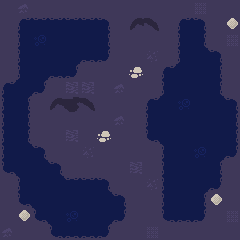

Tiled map render using the project's own tile images. Description and the whole map definition, tile-layer contents included, below:
An orthogonal 15x15 tile map with 16x16 px tiles, 4 tile layers (floor, wall, roof, units).

<map version="1.10" tiledversion="2025.05.05" orientation="orthogonal" renderorder="right-down" width="15" height="15" tilewidth="16" tileheight="16" infinite="0" nextlayerid="6" nextobjectid="1">
 <tileset firstgid="1" source="../../tiles/battle/polar.tsx" />
 <layer id="1" name="floor" width="15" height="15">
  <data encoding="csv">
1,7,1,1,1,1,1,1,1,1,1,1,8,1,1,
1,11,23,23,23,23,12,1,16,18,1,11,12,1,1,
1,22,21,21,21,21,24,1,1,1,1,22,24,1,8,
1,22,21,21,21,25,13,1,1,5,1,22,21,12,1,
1,22,21,25,13,1,1,1,1,1,11,21,21,24,1,
11,21,13,1,15,15,1,7,1,1,22,21,21,24,1,
22,24,1,16,17,18,1,1,1,11,21,21,21,21,12,
22,24,1,1,1,1,1,7,1,22,21,21,21,21,24,
22,24,1,1,15,1,1,1,1,14,21,21,21,21,24,
22,21,12,1,1,5,1,1,1,1,22,21,21,21,13,
14,21,21,12,1,1,1,1,15,1,22,21,21,24,1,
1,22,21,21,23,23,12,1,1,5,22,21,21,13,1,
1,14,21,21,21,21,21,12,1,1,22,21,24,1,1,
1,1,14,21,21,21,21,13,1,1,14,25,13,1,8,
7,1,1,14,25,25,13,1,1,8,1,1,1,1,1
</data>
 </layer>
 <layer id="3" name="wall" width="15" height="15">
  <data encoding="csv">
0,0,0,0,0,0,0,0,0,0,0,0,0,0,0,
0,0,0,0,0,0,0,0,0,0,0,0,0,0,4,
0,0,31,0,0,0,0,0,0,0,0,0,0,0,0,
0,0,0,0,0,0,0,0,0,0,0,0,0,0,0,
0,0,0,0,0,0,0,0,3,0,0,0,0,0,0,
0,0,0,0,0,0,0,0,0,0,0,0,0,0,0,
0,0,0,0,0,0,0,0,0,0,0,31,0,0,0,
0,0,0,0,0,0,0,0,0,0,0,0,0,0,0,
0,0,0,0,0,0,3,0,0,0,0,0,0,0,0,
0,0,0,0,0,0,0,0,0,0,0,0,31,0,0,
0,0,0,0,0,0,0,0,0,0,0,0,0,0,0,
0,0,0,0,0,0,0,0,0,0,0,0,0,0,0,
0,0,0,0,0,0,0,0,0,0,0,0,0,4,0,
0,4,0,0,31,0,0,0,0,0,0,0,0,0,0,
0,0,0,0,0,0,0,0,0,0,0,0,0,0,0
</data>
 </layer>
 <layer id="5" name="roof" width="15" height="15">
  <data encoding="csv">
0,0,0,0,0,0,0,0,0,0,0,0,0,0,0,
0,0,0,0,0,0,0,0,0,0,0,0,0,0,0,
0,0,0,0,0,0,0,0,0,0,0,0,0,0,0,
0,0,0,0,0,0,0,0,0,0,0,0,0,0,0,
0,0,0,0,0,0,0,0,0,0,0,0,0,0,0,
0,0,0,0,0,0,0,0,0,0,0,0,0,0,0,
0,0,0,0,0,0,0,0,0,0,0,0,0,0,0,
0,0,0,0,0,0,0,0,0,0,0,0,0,0,0,
0,0,0,0,0,0,0,0,0,0,0,0,0,0,0,
0,0,0,0,0,0,0,0,0,0,0,0,0,0,0,
0,0,0,0,0,0,0,0,0,0,0,0,0,0,0,
0,0,0,0,0,0,0,0,0,0,0,0,0,0,0,
0,0,0,0,0,0,0,0,0,0,0,0,0,0,0,
0,0,0,0,0,0,0,0,0,0,0,0,0,0,0,
0,0,0,0,0,0,0,0,0,0,0,0,0,0,0
</data>
 </layer>
 <layer id="4" name="units" width="15" height="15">
  <data encoding="csv">
0,0,0,0,0,0,0,0,0,0,0,0,0,0,0,
0,0,0,0,0,0,0,0,0,0,0,0,0,0,0,
0,0,0,0,0,0,0,0,0,0,0,0,0,0,0,
0,0,0,0,0,0,0,0,0,0,0,0,0,0,0,
0,0,0,0,0,0,0,0,0,0,0,0,0,0,0,
0,0,0,0,0,0,0,0,0,0,0,0,0,0,0,
0,0,0,0,0,0,0,0,0,0,0,0,0,0,0,
0,0,0,0,0,0,0,0,0,0,0,0,0,0,0,
0,0,0,0,0,0,0,0,0,0,0,0,0,0,0,
0,0,0,0,0,0,0,0,0,0,0,0,0,0,0,
0,0,0,0,0,0,0,0,0,0,0,0,0,0,0,
0,0,0,0,0,0,0,0,0,0,0,0,0,0,0,
0,0,0,0,0,0,0,0,0,0,0,0,0,0,0,
0,0,0,0,0,0,0,0,0,0,0,0,0,0,0,
0,0,0,0,0,0,0,0,0,0,0,0,0,0,0
</data>
 </layer>
</map>
